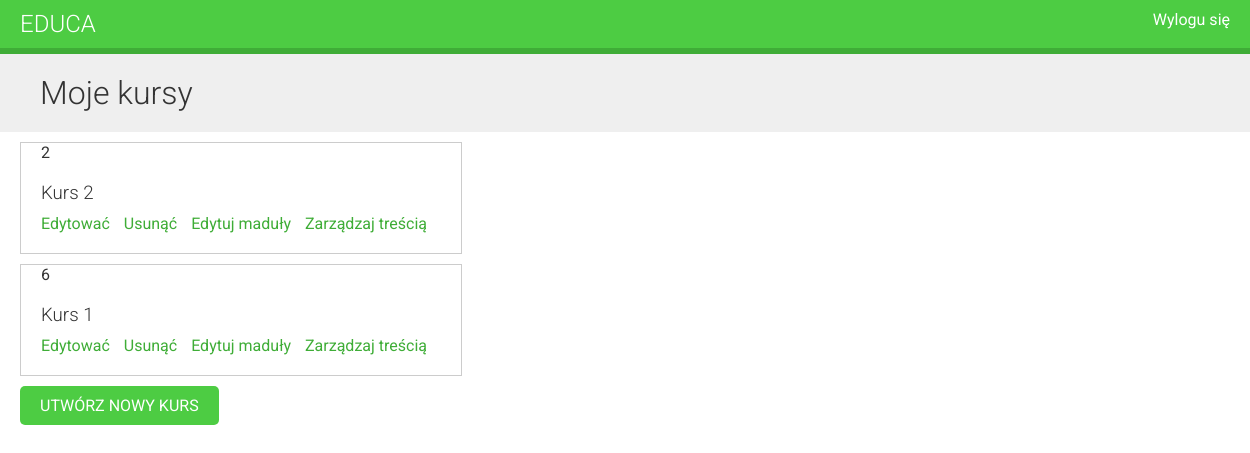
/accounts/profile/ (signed in), run on the app's committed database.
### courses/models.py (models this page shows, shortened)
class Course(models.Model):
    owner = models.ForeignKey(User,
                              related_name='courses_created',
                              on_delete=models.CASCADE)
    subject = models.ForeignKey(Subject,
                                related_name='courses',
                                on_delete=models.CASCADE)
    title = models.CharField(max_length=200)
    slug = models.SlugField(max_length=200, unique=True)
    overview = models.TextField()
    created = models.DateTimeField(auto_now_add=True)
    class Meta:
        ordering = ['-created']

### courses/views.py (the view)
# urls.py: path('accounts/profile/', ManageCourseListView.as_view()),
class ManageCourseListView(OwnerCourseMixin, ListView):
    template_name = 'courses/manage/course/list.html'
    permission_required = 'courses.view_course'

### courses/views.py (called while the page is built)
    def get_queryset(self):
        qs = super().get_queryset()
        return qs.filter(owner=self.request.user)

### courses/templates/courses/manage/course/list.html (shortened to what this page needs)
{% extends "base.html" %}
{% block content %}
<h1>Moje kursy</h1>
<div class="module">
  {% for course in object_list %}
  <div class="course-info">
  {{ course.modules.count }}
    <h3>{{ course.title }}</h3>
    <p>
      <a href='{% url "course_edit" course.id %}'>Edytować</a>
      <a href='{% url "course_delete" course.id %}'>Usunąć</a>
      <a href='{% url "course_module_update" course.id %}'>Edytuj maduły</a>
        {% if course.modules.count != 0 %}
            <a href='{% url "module_content_list" course.modules.first.id %}'>
            Zarządzaj treścią</a>
          {% endif %}
    </p>
  </div>
  {% empty %}
  <p>Nie utworzyłeś jeszcze żadnych kursów.</p>
  {% endfor %}
  <p>
    <a href='{% url "course_create" %}' class="button">Utwórz nowy kurs</a>
  </p>
</div>
{% endblock %}

### courses/static/css/base.css (style rules this page uses)
body { margin:0; font-family:'Roboto', sans-serif; font-weight:400; color:#333; }
a { color:#3fad37; text-decoration:none; }
h1, h2, h3, h4, h5, h6 { font-family:'Roboto', sans-serif; font-weight:300; }
h1 { background:#efefef; width:100%; overflow:auto; padding:20px 0 20px 40px; margin:0; }
.module { padding:10px 20px; float:left; width:600px; }
.module h3 { margin:20px 0 0; padding:0; width:100%; }
.module p { margin:10px 0 20px; width:100%; float:left; }
input[type=submit], a.button { border-radius:5px; background:#4dcc43; color:#fff; font-size:16px; text-transform:uppercase; border:none; padding:10px 20px; margin:20px 0; }
.course-info { border:1px solid #ccc; padding:0 20px; margin-bottom:10px; width:400px; overflow:auto; }
.course-info a { margin-right:10px; }

### data on the page
Course: modules.count "2", title "Kurs 2", shows "Zarządzaj treścią"
Course: modules.count "6", title "Kurs 1", shows "Zarządzaj treścią"
